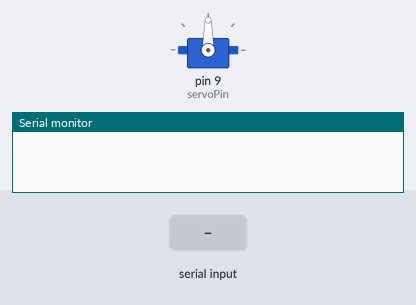
Bench run of a sketch on a simulated Arduino Uno, built with avr-gcc and run on an emulated ATmega328P. Parts: servo, the last lines printed to the serial monitor. Inputs (shaded band) come from the test bench.

Above: at 1.2 s.
1.3 s: "90,45\n" received over Serial
At 1.6 s:
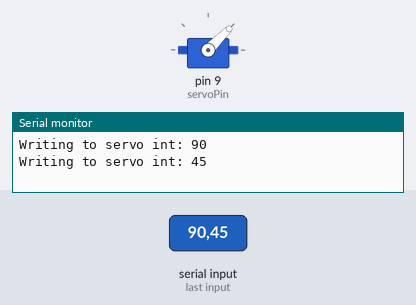
2.8 s: "30,150\n" received over Serial
At 3.9 s:
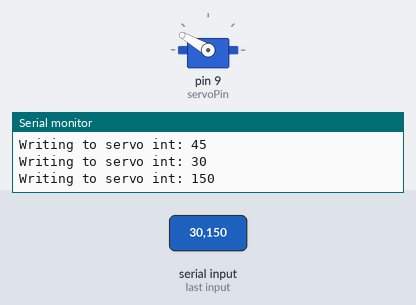
4.3 s: "5\n" received over Serial
At 4.9 s:
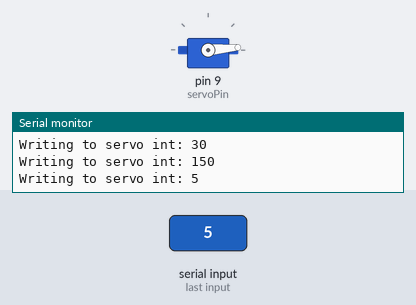
5.8 s: "200\n" received over Serial
At 6.1 s:
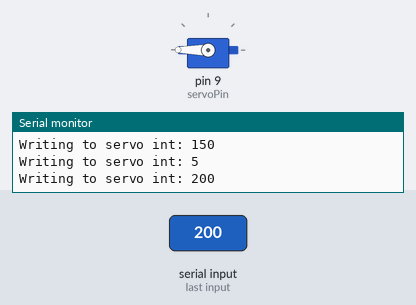
7.3 s: "90\n" received over Serial
At 8.4 s:
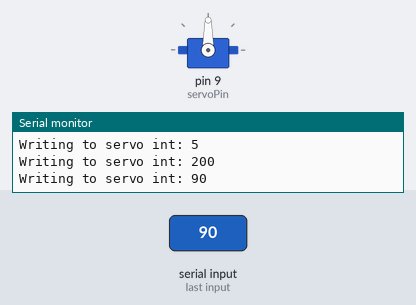
Timing chart, 0 to 9.8 s (numbered marks = the images above; inputs shaded):
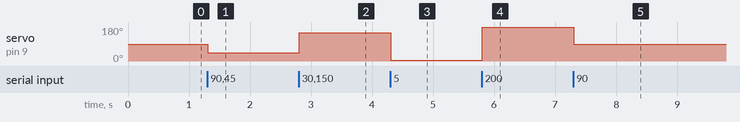

The sketch:

serial-servo.ino
```cpp
#include <Servo.h>

Servo myservo;

int servoPos = 0;
int incomingByte;
int servoPin = 9;

void setup() {
  // put your setup code here, to run once:

  pinMode(servoPin, OUTPUT);
  Serial.begin(9600);
  myservo.attach(servoPin);
}

void loop() {
  // put your main code here, to run repeatedly:

  while(Serial.available() == 0){

  }

  incomingByte = int(Serial.parseInt());

//  if(incomingByte == 2){
//    myservo.write(90);
//  }
//  else if(incomingByte == 3){
//    myservo.write(45);
//  }

  if(incomingByte != 0){

    Serial.print("Writing to servo int: ");
    Serial.println(incomingByte);

    myservo.write(incomingByte);
  }
}
```

Measured:
- after the input at 1.3 s, servo on pin 9 (servoPin): 90° → 45° at once
- after the input at 2.8 s, servo on pin 9 (servoPin): 45° → 150° at once
- after the input at 4.3 s, servo on pin 9 (servoPin): 150° → 5° at once
- after the input at 5.8 s, servo on pin 9 (servoPin): 5° → 180° at once
- after the input at 7.3 s, servo on pin 9 (servoPin): 180° → 90° at once
